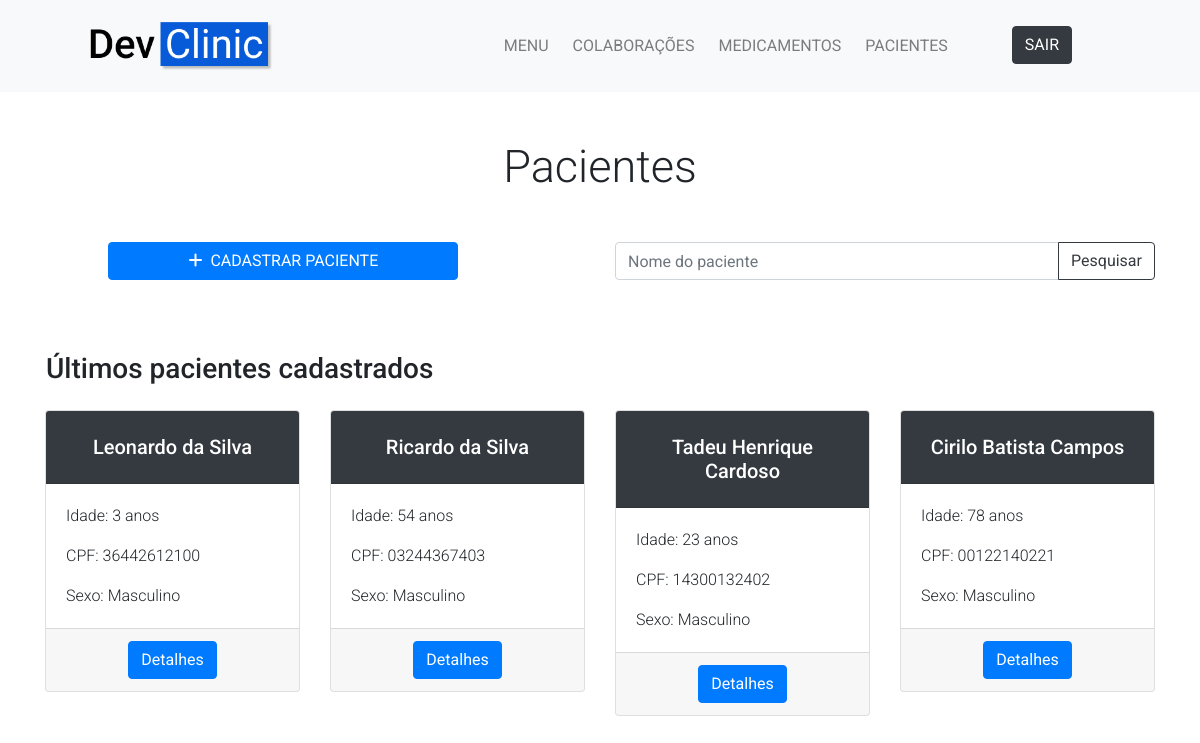
Before: /paciente/ (signed in) with the older database file.
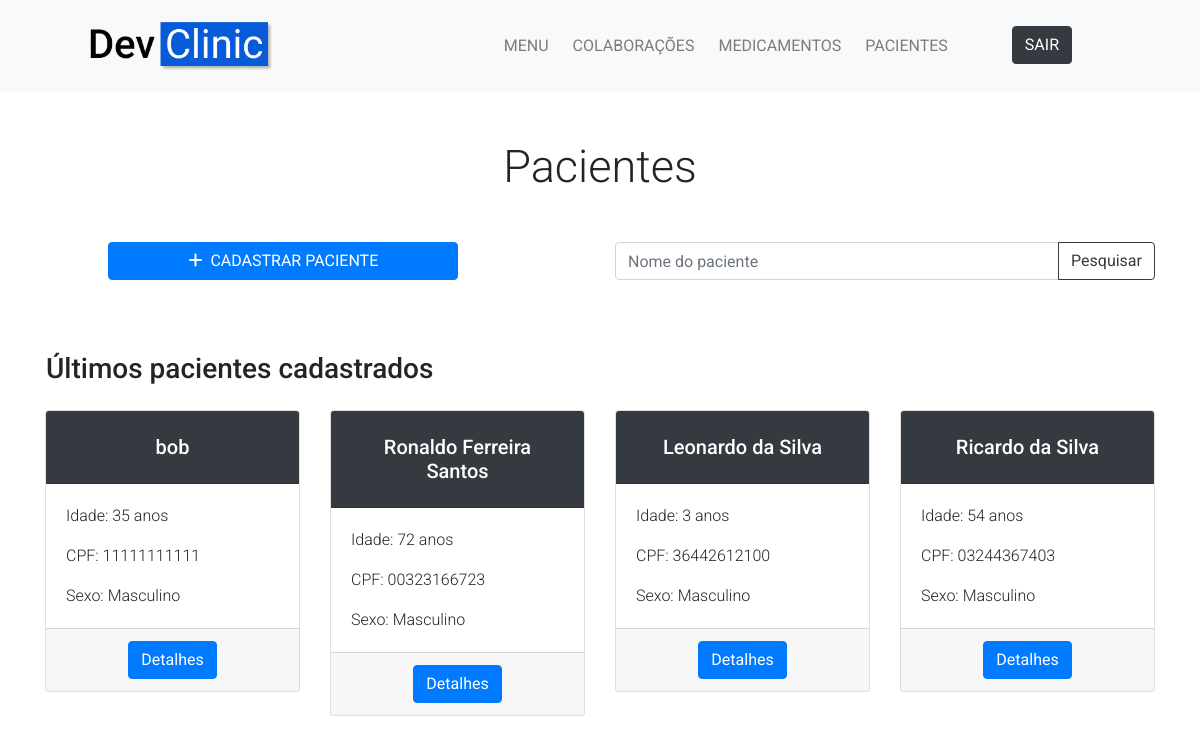
After: the same page with the newer database file.
### paciente/models.py (models this page shows, shortened)
class Paciente(models.Model):
    SEXO_CHOICES = (
        ('Feminino', 'Feminino'),
        ('Masculino', 'Masculino')
    )
    nome = models.CharField(max_length=200)
    idade = models.BigIntegerField()
    cpf = models.CharField(max_length=11)
    sexo = models.CharField(max_length=9, choices=SEXO_CHOICES)
    datadecadastro = models.DateTimeField(auto_now_add=True)

### paciente/views.py (the view)
# urls.py: path('', views.menupaciente, name='menupaciente'),
@login_required
def menupaciente(request):
    if request.method == 'GET':
        pesquisa = request.GET.get('nome')
        if not pesquisa:
            pacientes = Paciente.objects.order_by('-datadecadastro')[:4]
            return render(request, 'paciente/menupaciente.html', {'pacientes':pacientes})
        else:
            pacientes = Paciente.objects.filter(nome__contains=pesquisa)
            return render(request, 'paciente/pesquisapaciente.html', {'pacientes':pacientes})

### paciente/templates/paciente/menupaciente.html (shortened to what this page needs)
{% extends '../main/base.html' %}
{% block content %}
  <section class="py-5">
    <div class="container">
      <h1 class="display-4 text-center big-display">Pacientes</h1>
      <div class="row justify-content-center mt-5">
        <div class="col-lg-4 mx-auto">
          <a href="{% url 'paciente:criarpaciente' %}" class="btn btn-primary btn-block mb-4"><i class="fas fa-plus mr-1"></i> CADASTRAR PACIENTE</a>
        </div>
        <div class="col-lg-6 ml-auto">
          <form method="GET">
            <div class="form-group">
              <div class="input-group">
                <input type="text" name="nome" class="form-control" placeholder="Nome do paciente">
                <div class="input-group-append">
                  <button type="submit" class="btn btn-outline-dark">Pesquisar</button>
                </div>
              </div>
            </div>
          </form>
        </div>
      </div>
      <div class="row mt-5">
        {% if pacientes %}
          <h3 class="ml-3">Últimos pacientes cadastrados</h3>
        {% else %}
          <h3>Sem pacintes cadastrados</h3>
        {% endif %}
      </div>
      {% if pacientes %}
        <div class="row mt-3">
          {% for paciente in pacientes %}
            <div class="col-lg-3">
              <div class="card mb-4">
                <div class="card-header bg-dark text-white text-center py-4 ">
                  <h3 class="mb-0 medium-display">{{ paciente.nome|striptags|truncatechars:23 }}</h3>
                </div>
                <div class="card-body">
                  <p class="card-info">Idade: {{ paciente.idade }} anos</p>
                  <p class="card-info">CPF: {{ paciente.cpf }}</p>
                  <p class="card-info mb-0">Sexo: {{ paciente.sexo }}</p>
                </div>
                <div class="card-footer text-center">
                  <a href="{% url 'paciente:verpaciente' paciente.id %}" class="btn btn-primary">Detalhes</a>
                </div>
              </div>
            </div>
          {% endfor %}
        </div>
      {% endif %}
    </div>
  </section>
{% endblock %}

Changed rows visible on the page:
no longer on this page (row unchanged): Paciente: nome "Tadeu Henrique Cardoso", idade "23", cpf "14300132402", sexo "Masculino"
no longer on this page (row unchanged): Paciente: nome "Cirilo Batista Campos", idade "78", cpf "00122140221", sexo "Masculino"
added Paciente: nome "bob", idade "35", cpf "11111111111", sexo "Masculino"
added Paciente: nome "Ronaldo Ferreira Santos", idade "72", cpf "00323166723", sexo "Masculino"
